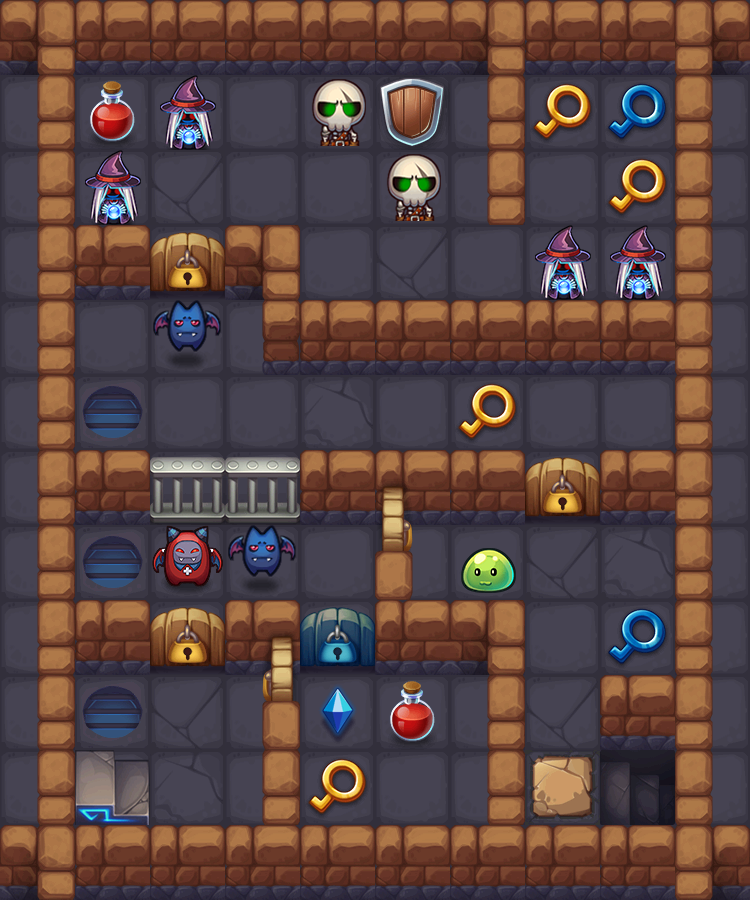

Tiled map render using the project's own tile images. Description and the map definition, with tile-layer contents summarised, below:
An orthogonal 10x12 tile map with 75x75 px tiles, 3 tile layers (floor, wall, npc).

<map version="1.0" orientation="orthogonal" renderorder="right-down" width="10" height="12" tilewidth="75" tileheight="75" nextobjectid="1">
 <tileset firstgid="1" source="area.tsx" />
 <layer name="floor" width="10" height="12">
  <data>[120 cells, 120 non-empty, 5 distinct tile ids]</data>
 </layer>
 <layer name="wall" width="10" height="12">
  <data>[120 cells, 63 non-empty, 6 distinct tile ids]</data>
 </layer>
 <layer name="npc" width="10" height="12">
  <data>[120 cells, 32 non-empty, 17 distinct tile ids]</data>
 </layer>
</map>
